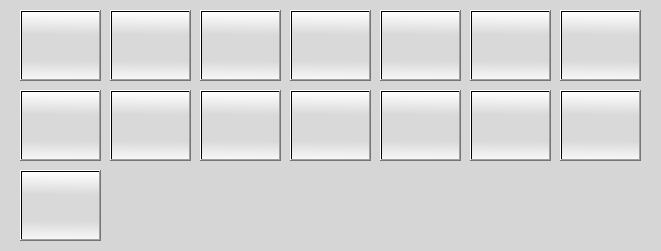
   <widget class="QWidget" name="widgetMobile" native="true">
    <property name="geometry">
     <rect>
      <x>130</x>
      <y>90</y>
      <width>661</width>
      <height>251</height>
     </rect>
    </property>
    <property name="styleSheet">
     <string notr="true">QWidget{
background-color:rgb(214, 214, 214);
color: rgb(255, 255, 255);
border-radius: 1em;
font-weight: 600;
}</string>
    </property>
    <widget class="QPushButton" name="pushButtonKyivstarMob">
     <property name="geometry">
      <rect>
       <x>20</x>
       <y>10</y>
       <width>81</width>
       <height>71</height>
      </rect>
     </property>
     <property name="styleSheet">
      <string notr="true">QPushButton{
background:qlineargradient(spread:reflect, x1:0.523, y1:0.534545, x2:0.528, y2:0, stop:0.367232 rgba(218, 217, 217, 255), stop:1 rgba(255, 255, 255, 255));
}</string>
     </property>
     <property name="text">
      <string/>
     </property>
     <property name="icon">
      <iconset resource="resource.qrc">
       <normaloff>:/new/icons/kyivstarIcon.jpg</normaloff>:/new/icons/kyivstarIcon.jpg</iconset>
     </property>
     <property name="iconSize">
      <size>
       <width>65</width>
       <height>65</height>
      </size>
     </property>
     <property name="autoRepeat">
      <bool>false</bool>
     </property>
     <property name="autoExclusive">
      <bool>false</bool>
     </property>
    </widget>
    <widget class="QPushButton" name="pushButtonVodafoneMob">
     <property name="geometry">
      <rect>
       <x>110</x>
       <y>10</y>
       <width>81</width>
       <height>71</height>
      </rect>
     </property>
     <property name="styleSheet">
      <string notr="true">QPushButton{
background:qlineargradient(spread:reflect, x1:0.523, y1:0.534545, x2:0.528, y2:0, stop:0.367232 rgba(218, 217, 217, 255), stop:1 rgba(255, 255, 255, 255));
}</string>
     </property>
     <property name="text">
      <string/>
     </property>
     <property name="icon">
      <iconset resource="resource.qrc">
       <normaloff>:/new/icons/vodafoneIcon.jpg</normaloff>:/new/icons/vodafoneIcon.jpg</iconset>
     </property>
     <property name="iconSize">
      <size>
       <width>65</width>
       <height>65</height>
      </size>
     </property>
    </widget>
    <widget class="QPushButton" name="pushButtonMTSMob">
     <property name="geometry">
      <rect>
       <x>200</x>
       <y>10</y>
       <width>81</width>
       <height>71</height>
      </rect>
     </property>
     <property name="styleSheet">
      <string notr="true">QPushButton{
background:qlineargradient(spread:reflect, x1:0.523, y1:0.534545, x2:0.528, y2:0, stop:0.367232 rgba(218, 217, 217, 255), stop:1 rgba(255, 255, 255, 255));
}</string>
     </property>
     <property name="text">
      <string/>
     </property>
     <property name="icon">
      <iconset resource="resource.qrc">
       <normaloff>:/new/icons/mtsIcon.png</normaloff>:/new/icons/mtsIcon.png</iconset>
     </property>
     <property name="iconSize">
      <size>
       <width>95</width>
       <height>95</height>
      </size>
     </property>
    </widget>
    <widget class="QPushButton" name="pushButtonLifecellMob">
     <property name="geometry">
      <rect>
       <x>290</x>
       <y>10</y>
       <width>81</width>
       <height>71</height>
      </rect>
     </property>
     <property name="styleSheet">
      <string notr="true">QPushButton{
background:qlineargradient(spread:reflect, x1:0.523, y1:0.534545, x2:0.528, y2:0, stop:0.367232 rgba(218, 217, 217, 255), stop:1 rgba(255, 255, 255, 255));
}</string>
     </property>
     <property name="text">
      <string/>
     </property>
     <property name="icon">
      <iconset resource="resource.qrc">
       <normaloff>:/new/icons/lifecellIcon.png</normaloff>:/new/icons/lifecellIcon.png</iconset>
     </property>
     <property name="iconSize">
      <size>
       <width>70</width>
       <height>70</height>
      </size>
     </property>
    </widget>
    <widget class="QPushButton" name="pushButtonGoodLineMob">
     <property name="geometry">
      <rect>
       <x>380</x>
       <y>10</y>
       <width>81</width>
       <height>71</height>
      </rect>
     </property>
     <property name="styleSheet">
      <string notr="true">QPushButton{
background:qlineargradient(spread:reflect, x1:0.523, y1:0.534545, x2:0.528, y2:0, stop:0.367232 rgba(218, 217, 217, 255), stop:1 rgba(255, 255, 255, 255));
}</string>
     </property>
     <property name="text">
      <string/>
     </property>
     <property name="icon">
      <iconset resource="resource.qrc">
       <normaloff>:/new/icons/GoodLineIcon.jpg</normaloff>:/new/icons/GoodLineIcon.jpg</iconset>
     </property>
     <property name="iconSize">
      <size>
       <width>65</width>
       <height>65</height>
      </size>
     </property>
    </widget>
    <widget class="QPushButton" name="pushButtonSimfortourMob">
     <property name="geometry">
      <rect>
       <x>470</x>
       <y>10</y>
       <width>81</width>
       <height>71</height>
      </rect>
     </property>
     <property name="styleSheet">
      <string notr="true">QPushButton{
background:qlineargradient(spread:reflect, x1:0.523, y1:0.534545, x2:0.528, y2:0, stop:0.367232 rgba(218, 217, 217, 255), stop:1 rgba(255, 255, 255, 255));
}</string>
     </property>
     <property name="text">
      <string/>
     </property>
     <property name="icon">
      <iconset resource="resource.qrc">
       <normaloff>:/new/icons/SimforourIcon.gif</normaloff>:/new/icons/SimforourIcon.gif</iconset>
     </property>
     <property name="iconSize">
      <size>
       <width>65</width>
       <height>65</height>
      </size>
     </property>
    </widget>
    <widget class="QPushButton" name="pushButtonIntertelecomMob">
     <property name="geometry">
      <rect>
       <x>560</x>
       <y>10</y>
       <width>81</width>
       <height>71</height>
      </rect>
     </property>
     <property name="styleSheet">
      <string notr="true">QPushButton{
background:qlineargradient(spread:reflect, x1:0.523, y1:0.534545, x2:0.528, y2:0, stop:0.367232 rgba(218, 217, 217, 255), stop:1 rgba(255, 255, 255, 255));
}</string>
     </property>
     <property name="text">
      <string/>
     </property>
     <property name="icon">
      <iconset resource="resource.qrc">
       <normaloff>:/new/icons/IntertelecomIcon.jpg</normaloff>:/new/icons/IntertelecomIcon.jpg</iconset>
     </property>
     <property name="iconSize">
      <size>
       <width>65</width>
       <height>65</height>
      </size>
     </property>
    </widget>
    <widget class="QPushButton" name="pushButtonPeoplenetMob">
     <property name="geometry">
      <rect>
       <x>20</x>
       <y>90</y>
       <width>81</width>
       <height>71</height>
      </rect>
     </property>
     <property name="styleSheet">
      <string notr="true">QPushButton{
background:qlineargradient(spread:reflect, x1:0.523, y1:0.534545, x2:0.528, y2:0, stop:0.367232 rgba(218, 217, 217, 255), stop:1 rgba(255, 255, 255, 255));
}</string>
     </property>
     <property name="text">
      <string/>
     </property>
     <property name="icon">
      <iconset resource="resource.qrc">
       <normaloff>:/new/icons/PeopleNetIcon.jpg</normaloff>:/new/icons/PeopleNetIcon.jpg</iconset>
     </property>
     <property name="iconSize">
      <size>
       <width>65</width>
       <height>65</height>
      </size>
     </property>
    </widget>
    <widget class="QPushButton" name="pushButtonMaxnetMob">
     <property name="geometry">
      <rect>
       <x>110</x>
       <y>90</y>
       <width>81</width>
       <height>71</height>
      </rect>
     </property>
     <property name="styleSheet">
      <string notr="true">QPushButton{
background:qlineargradient(spread:reflect, x1:0.523, y1:0.534545, x2:0.528, y2:0, stop:0.367232 rgba(218, 217, 217, 255), stop:1 rgba(255, 255, 255, 255));
}</string>
     </property>
     <property name="text">
      <string/>
     </property>
     <property name="icon">
      <iconset resource="resource.qrc">
       <normaloff>:/new/icons/MaxNetIcon.png</normaloff>:/new/icons/MaxNetIcon.png</iconset>
     </property>
     <property name="iconSize">
      <size>
       <width>65</width>
       <height>65</height>
      </size>
     </property>
    </widget>
    <widget class="QPushButton" name="pushButtonTeletieMob">
     <property name="geometry">
      <rect>
       <x>290</x>
       <y>90</y>
       <width>81</width>
       <height>71</height>
      </rect>
     </property>
     <property name="styleSheet">
      <string notr="true">QPushButton{
background:qlineargradient(spread:reflect, x1:0.523, y1:0.534545, x2:0.528, y2:0, stop:0.367232 rgba(218, 217, 217, 255), stop:1 rgba(255, 255, 255, 255));
}</string>
     </property>
     <property name="text">
      <string/>
     </property>
     <property name="icon">
      <iconset resource="resource.qrc">
       <normaloff>:/new/icons/teletieIcon.jpeg</normaloff>:/new/icons/teletieIcon.jpeg</iconset>
     </property>
     <property name="iconSize">
      <size>
       <width>65</width>
       <height>65</height>
      </size>
     </property>
    </widget>
    <widget class="QPushButton" name="pushButtonNewtoneMob">
     <property name="geometry">
      <rect>
       <x>380</x>
       <y>90</y>
       <width>81</width>
       <height>71</height>
      </rect>
     </property>
     <property name="styleSheet">
      <string notr="true">QPushButton{
background:qlineargradient(spread:reflect, x1:0.523, y1:0.534545, x2:0.528, y2:0, stop:0.367232 rgba(218, 217, 217, 255), stop:1 rgba(255, 255, 255, 255));
}</string>
     </property>
     <property name="text">
      <string/>
     </property>
     <property name="icon">
      <iconset resource="resource.qrc">
       <normaloff>:/new/icons/NewToneIcon.jpg</normaloff>:/new/icons/NewToneIcon.jpg</iconset>
     </property>
     <property name="iconSize">
      <size>
       <width>75</width>
       <height>75</height>
      </size>
     </property>
    </widget>
    <widget class="QPushButton" name="pushButtonTravelsimMob">
     <property name="geometry">
      <rect>
       <x>470</x>
       <y>90</y>
       <width>81</width>
       <height>71</height>
      </rect>
     </property>
     <property name="styleSheet">
      <string notr="true">QPushButton{
background:qlineargradient(spread:reflect, x1:0.523, y1:0.534545, x2:0.528, y2:0, stop:0.367232 rgba(218, 217, 217, 255), stop:1 rgba(255, 255, 255, 255));
}</string>
     </property>
     <property name="text">
      <string/>
     </property>
     <property name="icon">
      <iconset resource="resource.qrc">
       <normaloff>:/new/icons/TravelSimIcon.jpg</normaloff>:/new/icons/TravelSimIcon.jpg</iconset>
     </property>
     <property name="iconSize">
      <size>
       <width>70</width>
       <height>70</height>
      </size>
     </property>
    </widget>
    <widget class="QPushButton" name="pushButtonAltitelMob">
     <property name="geometry">
      <rect>
       <x>560</x>
       <y>90</y>
       <width>81</width>
       <height>71</height>
      </rect>
     </property>
     <property name="styleSheet">
      <string notr="true">QPushButton{
background:qlineargradient(spread:reflect, x1:0.523, y1:0.534545, x2:0.528, y2:0, stop:0.367232 rgba(218, 217, 217, 255), stop:1 rgba(255, 255, 255, 255));
}</string>
     </property>
     <property name="text">
      <string/>
     </property>
     <property name="icon">
      <iconset resource="resource.qrc">
       <normaloff>:/new/icons/AltiTelIcon.png</normaloff>:/new/icons/AltiTelIcon.png</iconset>
     </property>
     <property name="iconSize">
      <size>
       <width>65</width>
       <height>65</height>
      </size>
     </property>
    </widget>
    <widget class="QPushButton" name="pushButtonAltowoip">
     <property name="geometry">
      <rect>
       <x>20</x>
       <y>170</y>
       <width>81</width>
       <height>71</height>
      </rect>
     </property>
     <property name="styleSheet">
      <string notr="true">QPushButton{
background:qlineargradient(spread:reflect, x1:0.523, y1:0.534545, x2:0.528, y2:0, stop:0.367232 rgba(218, 217, 217, 255), stop:1 rgba(255, 255, 255, 255));
}</string>
     </property>
     <property name="text">
      <string/>
     </property>
     <property name="icon">
      <iconset resource="resource.qrc">
       <normaloff>:/new/icons/AltiVoipIcon.png</normaloff>:/new/icons/AltiVoipIcon.png</iconset>
     </property>
     <property name="iconSize">
      <size>
       <width>65</width>
       <height>65</height>
      </size>
     </property>
    </widget>
    <widget class="QPushButton" name="pushButtonGlobalsimMob">
     <property name="geometry">
      <rect>
       <x>200</x>
       <y>90</y>
       <width>81</width>
       <height>71</height>
      </rect>
     </property>
     <property name="styleSheet">
      <string notr="true">QPushButton{
background:qlineargradient(spread:reflect, x1:0.523, y1:0.534545, x2:0.528, y2:0, stop:0.367232 rgba(218, 217, 217, 255), stop:1 rgba(255, 255, 255, 255));
}</string>
     </property>
     <property name="text">
      <string/>
     </property>
     <property name="icon">
      <iconset resource="resource.qrc">
       <normaloff>:/new/icons/GlobalSimIcon.jpg</normaloff>:/new/icons/GlobalSimIcon.jpg</iconset>
     </property>
     <property name="iconSize">
      <size>
       <width>65</width>
       <height>65</height>
      </size>
     </property>
    </widget>
   </widget>
